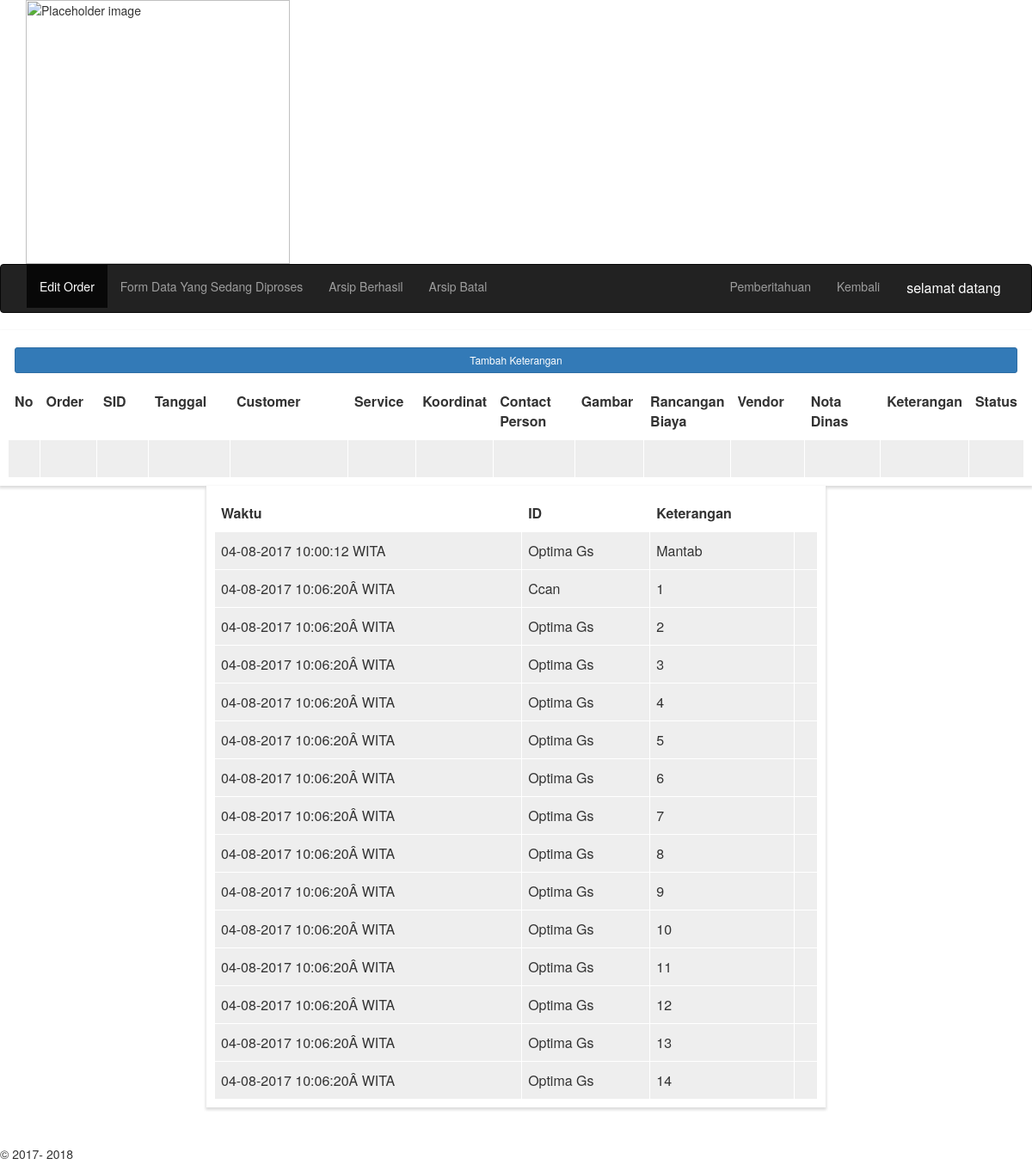
Page /VendorFix/detailVen.php on the committed database.
### tables this page shows
CREATE TABLE `vendor` (
  `id_v` int(11) NOT NULL AUTO_INCREMENT,
  `time` varchar(60) NOT NULL,
  `id` varchar(50) NOT NULL,
  `ket` varchar(255) NOT NULL,
  `stts_v` varchar(255) NOT NULL,
  `wk_v` varchar(255) NOT NULL,
  `no_ccanw` int(11) NOT NULL,
  `waktu_ven` timestamp NOT NULL DEFAULT CURRENT_TIMESTAMP ON UPDATE CURRENT_TIMESTAMP,
  PRIMARY KEY (`id_v`)
);

### VendorFix/detailVen.php (the view, shortened to what this page needs)
<html>
<head>
	<link rel="stylesheet" href="../css/bootstrap-3.3.7.css"/>
	<link href="../css/style.css" rel="stylesheet" type="text/css">
</head>
<body>
	<div class="container">
		<img src="../images/Logo-Telkom-Indonesia-transparent-background.png" alt="Placeholder image" width="307" class="img-responsive">
	</div>
	<nav class="navbar navbar-inverse">
		<div class="container-fluid">
			<div class="collapse navbar-collapse" id="inverseNavbar1">
				<ul class="nav navbar-nav">
					<li class="active">
						<a href=#>Edit Order</a>
					</li>
					<li>
						<a href=Arsip.php>Form Data Yang Sedang Diproses</a>
					</li>
					<li>
						<a href=Arsipccan.php>Arsip Berhasil</a>
					</li>
					<li>
						<a href=arsip_cancel.php>Arsip Batal</a>
					</li>
				</ul>
				<ul class="nav navbar-nav navbar-right">
					<li class="dropdown">
						<a href="#" class="dropdown-toggle" data-toggle="dropdown"><span class="label label-pill label-danger count"></span>Pemberitahuan</a>
					</li>
					<li>
						<a href="VendorV.php" onclick="return backask();">Kembali</a>
					</li>
					<div class="dropdown">
						<button class="dropbtn">selamat datang&nbsp;<?php echo $namamu ?></button>
					</div>
				</ul>
			</div>
		</div>
	</nav>
	<form id="form1" name="form1" method="post">
		<table width="100%" height="178" border="1" class="zebra-table">
			<thead>
				<?php
				if ($stts != 'Close 2' || $stts != 'Order'){
					?>
					<tr>
						<td colspan="14" width="113"><a type="button" class="btn btn-primary btn-sm center-block" href="VendorVE.php?ni=<?php echo $no;?>" title="tambah">Tambah Keterangan</a>
						</td>
					</tr>
					<?php
				}
				?>
				<tr>
					<th width="3%">No</th>
					<th width="6%">Order</th>
					<th width="6%">SID</th>
					<th width="9%">Tanggal</th>
					<th width="14%">Customer</th>
					<th width="7%">Service</th>
					<th width="7%">Koordinat</th>
					<th width="9%">Contact Person</th>
					<th width="7%">Gambar</th>
					<th width="7%">Rancangan Biaya</th>
					<th width="8%">Vendor</th>
					<th width="9%">Nota Dinas</th>
					<th width="15%">Keterangan</th>
					<th width="7%">Status</th>
				</tr>
			</thead>
			<tbody>
				<tr>
					<td>
					</td>
					<td>
					</td>
					<td>
					</td>
					<td>
					</td>
					<td>
					</td>
					<td>
					</td>
					<td>
					</td>
					<td>
					</td>
					<?php
					if ( !empty( $gambar ) && !empty( $rab ) ) {
						echo '
						<td><a href="../GambaUP/' . $gambar . '" class="btn btn-primary btn-sm" target = "_blank">Lihat Gambar</a></td>
						<td><a href="../RAB/' . $rab . '" class="btn btn-primary btn-sm" target = "_blank">Download Rancangan Biaya</a></td>
						';
					} else if ( !empty( $gambar ) && empty( $rab ) ) {
						echo '
						<td><a href="../GambaUP/' . $gambar . '" class="btn btn-primary btn-sm" target = "_blank">Lihat Gambar</a></td>
						<td>&nbsp;</td>
						';
					} else if ( !empty( $rab ) && empty( $gambar ) ) {
						echo '
						<td>&nbsp;</td>
						<td><a href="../RAB/' . $rab . '" class="btn btn-primary btn-sm">Download Rancangan Biaya</a></td>
						';
					} else {
						echo '
						<td>&nbsp;</td>
						<td>&nbsp;</td>
						';
					}
					?>
					<td>
					</td>
					<?php
					if ( !empty( $nota )  ) {
						echo '
						<td><a href="../nota/' . $nota . '" class="btn btn-primary btn-sm" target="_blank">Lihat Nota</a></td>
						';
					} else {
						echo '
						<td>&nbsp;</td>
						';
					}
					?>
					<td>
					</td>
					<td>
					</td>
				</tr>
			</tbody>
		</table>
		<table border="1" id="tabelku" width="30%" align="center" class="zebra-tables">
			<thead>
				<tr>
					<th>Waktu</th>
					<th>ID</th>
					<th>Keterangan</th>
				</tr>
			</thead>
			<tbody>
				<tr>
					<?php
					$query_D_C = mysql_query( "select * from vendor where no_ccanw = '$no'" )or die( mysql_error() );
					while ( $datas = mysql_fetch_array( $query_D_C ) ) {
						?>
						<td>
							<?php echo $datas['time']; ?>
						</td>
						<td>
							<?php echo $datas['id']; ?>
						</td>
						<td>
							<?php echo $datas['ket']; ?>
						</td>
						<td></td>
					</tr>
				</tbody>
				<?php
			}
			?>
		</table>
	</form>
	<br/>
	<br/>
	<br/>
	<footer>&copy; 2017-
		<?php echo date("Y");?>
	</footer>
</body>
</html>

### css/style.css (style rules this page uses)
body footer { position: fixed; left: 0px; bottom: 0px; height: 30px; width: 100%; }
.zebra-table { width: 100%; border-collapse: collapse; box-shadow: 0 2px 3px 1px #ddd; overflow: hidden; border:10px solid #fff; }
.zebra-table th,.zebra-table td { vertical-align: top; padding: 10px 7px; text-align: left; margin: 0; }
.zebra-table tbody tr:nth-child(odd) { background:#eee; }
.zebra-tables { width: 60%; border-collapse: collapse; box-shadow: 0 2px 3px 1px #ddd; overflow: hidden; border:10px solid #fff; }
.zebra-tables th,.zebra-tables td { vertical-align: top; padding: 10px 7px; text-align: left; margin: 0; }
.zebra-tables tbody tr:nth-child(odd) { background:#eee; }
.dropbtn { background-color: #222222; color: white; padding: 16px; font-size: 16px; border: none; cursor: pointer; }
.dropdown { position: relative; display: inline-block; }

### rows in the picture
vendor: time "04-08-2017 10:00:12 WITA", id "Optima Gs", ket "Mantab"
vendor: time "04-08-2017 10:06:20Â WITA", id "Ccan", ket "1"
vendor: time "04-08-2017 10:06:20Â WITA", id "Optima Gs", ket "2"
vendor: time "04-08-2017 10:06:20Â WITA", id "Optima Gs", ket "3"
vendor: time "04-08-2017 10:06:20Â WITA", id "Optima Gs", ket "4"
vendor: time "04-08-2017 10:06:20Â WITA", id "Optima Gs", ket "5"
vendor: time "04-08-2017 10:06:20Â WITA", id "Optima Gs", ket "6"
vendor: time "04-08-2017 10:06:20Â WITA", id "Optima Gs", ket "7"
vendor: time "04-08-2017 10:06:20Â WITA", id "Optima Gs", ket "8"
vendor: time "04-08-2017 10:06:20Â WITA", id "Optima Gs", ket "9"
vendor: time "04-08-2017 10:06:20Â WITA", id "Optima Gs", ket "10"
vendor: time "04-08-2017 10:06:20Â WITA", id "Optima Gs", ket "11"
vendor: time "04-08-2017 10:06:20Â WITA", id "Optima Gs", ket "12"
vendor: time "04-08-2017 10:06:20Â WITA", id "Optima Gs", ket "13"
vendor: time "04-08-2017 10:06:20Â WITA", id "Optima Gs", ket "14"
